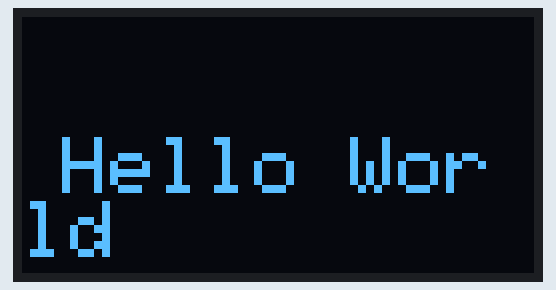
Recording of a sketch running on a simulated Arduino Uno, built with avr-gcc and run on an emulated ATmega328P. Parts: 128×64 one-colour display.

Above: at 0.1 s.

The sketch:

Hello-world.ino
```cpp
#include <Wire.h>
#include <Adafruit_GFX.h>
#include <Adafruit_SSD1306.h>

#define SCREEN_WIDTH 128
#define SCREEN_HEIGHT 64
#define OLED_RESET -1
#define SCREEN_ADDRESS 0x3C

Adafruit_SSD1306 display(SCREEN_WIDTH, SCREEN_HEIGHT, &Wire, OLED_RESET);

void setup() {
  Serial.begin(115200);
  Wire.begin();

  // Initialize the display
  if (!display.begin(SSD1306_SWITCHCAPVCC, SCREEN_ADDRESS)) {
    Serial.println(F("SSD1306 allocation failed"));
    for (;;);
  }

  // Clear the display buffer
  display.clearDisplay();

  // Set up and display "Hello World"
  display.setTextSize(2);       // Set text size
  display.setTextColor(WHITE);  // Set text color
  display.setCursor(10, 30);    // Position the text
  display.print("Hello World"); // Text to display
  display.display();            // Display it on the OLED
}

void loop() {
  // Nothing to do here for this simple example
}
```
